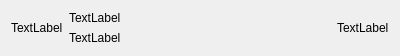
<?xml version="1.0" encoding="UTF-8"?>
<ui version="4.0">
 <class>SearchResult</class>
 <widget class="QWidget" name="SearchResult">
  <property name="geometry">
   <rect>
    <x>0</x>
    <y>0</y>
    <width>400</width>
    <height>50</height>
   </rect>
  </property>
  <property name="windowTitle">
   <string>Form</string>
  </property>
  <layout class="QHBoxLayout" name="horizontalLayout">
   <item>
    <widget class="QLabel" name="icon">
     <property name="text">
      <string>TextLabel</string>
     </property>
    </widget>
   </item>
   <item>
    <layout class="QVBoxLayout" name="verticalLayout">
     <item>
      <widget class="QLabel" name="title">
       <property name="text">
        <string>TextLabel</string>
       </property>
      </widget>
     </item>
     <item>
      <widget class="QLabel" name="description">
       <property name="text">
        <string>TextLabel</string>
       </property>
      </widget>
     </item>
    </layout>
   </item>
   <item>
    <spacer name="horizontalSpacer">
     <property name="orientation">
      <enum>Qt::Horizontal</enum>
     </property>
     <property name="sizeHint" stdset="0">
      <size>
       <width>40</width>
       <height>20</height>
      </size>
     </property>
    </spacer>
   </item>
   <item>
    <widget class="QLabel" name="shortcut">
     <property name="text">
      <string>TextLabel</string>
     </property>
    </widget>
   </item>
  </layout>
 </widget>
 <resources/>
 <connections/>
</ui>
